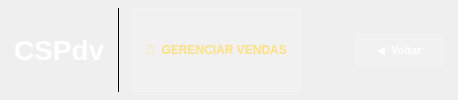
    <widget class="QFrame" name="frameHeader">
     <property name="minimumHeight"><number>72</number></property>
     <property name="maximumHeight"><number>72</number></property>
     <property name="styleSheet"><string notr="true">QFrame#frameHeader{background:qlineargradient(x1:0,y1:0,x2:0,y2:1,stop:0 #3585c8,stop:1 #1a5fa0);}</string></property>
     <layout class="QHBoxLayout" name="headerHL">
      <property name="spacing"><number>12</number></property>
      <property name="leftMargin"><number>14</number></property><property name="topMargin"><number>8</number></property>
      <property name="rightMargin"><number>14</number></property><property name="bottomMargin"><number>8</number></property>
      <item><widget class="QLabel" name="lblLogo"><property name="text"><string>CSPdv</string></property><property name="minimumWidth"><number>180</number></property><property name="styleSheet"><string notr="true">color:white;font-size:28px;font-weight:bold;</string></property></widget></item>
      <item><widget class="QFrame" name="frameSep"><property name="minimumWidth"><number>2</number></property><property name="maximumWidth"><number>2</number></property><property name="styleSheet"><string notr="true">background-color:rgba(255,255,255,80);</string></property><property name="frameShape"><enum>QFrame::VLine</enum></property></widget></item>
      <item><widget class="QLabel" name="lblBadge"><property name="text"><string>&#128722;  GERENCIAR VENDAS</string></property><property name="styleSheet"><string notr="true">QLabel{background-color:rgba(255,255,255,30);color:#ffe080;font-size:12px;font-weight:bold;border:1px solid rgba(255,255,255,60);border-radius:4px;padding:3px 10px;}</string></property></widget></item>
      <item><spacer><property name="orientation"><enum>Qt::Horizontal</enum></property><property name="sizeHint" stdset="0"><size><width>40</width><height>10</height></size></property></spacer></item>
      <item><widget class="QPushButton" name="btnVoltar"><property name="text"><string>&#9664;  Voltar</string></property><property name="minimumSize"><size><width>90</width><height>32</height></size></property><property name="styleSheet"><string notr="true">QPushButton{background-color:rgba(255,255,255,25);color:white;font-size:11px;font-weight:bold;border:1px solid rgba(255,255,255,60);border-radius:4px;padding:4px 12px;}QPushButton:hover{background-color:rgba(255,255,255,40);}QPushButton:pressed{background-color:rgba(255,255,255,15);}</string></property></widget></item>
     </layout>
    </widget>
